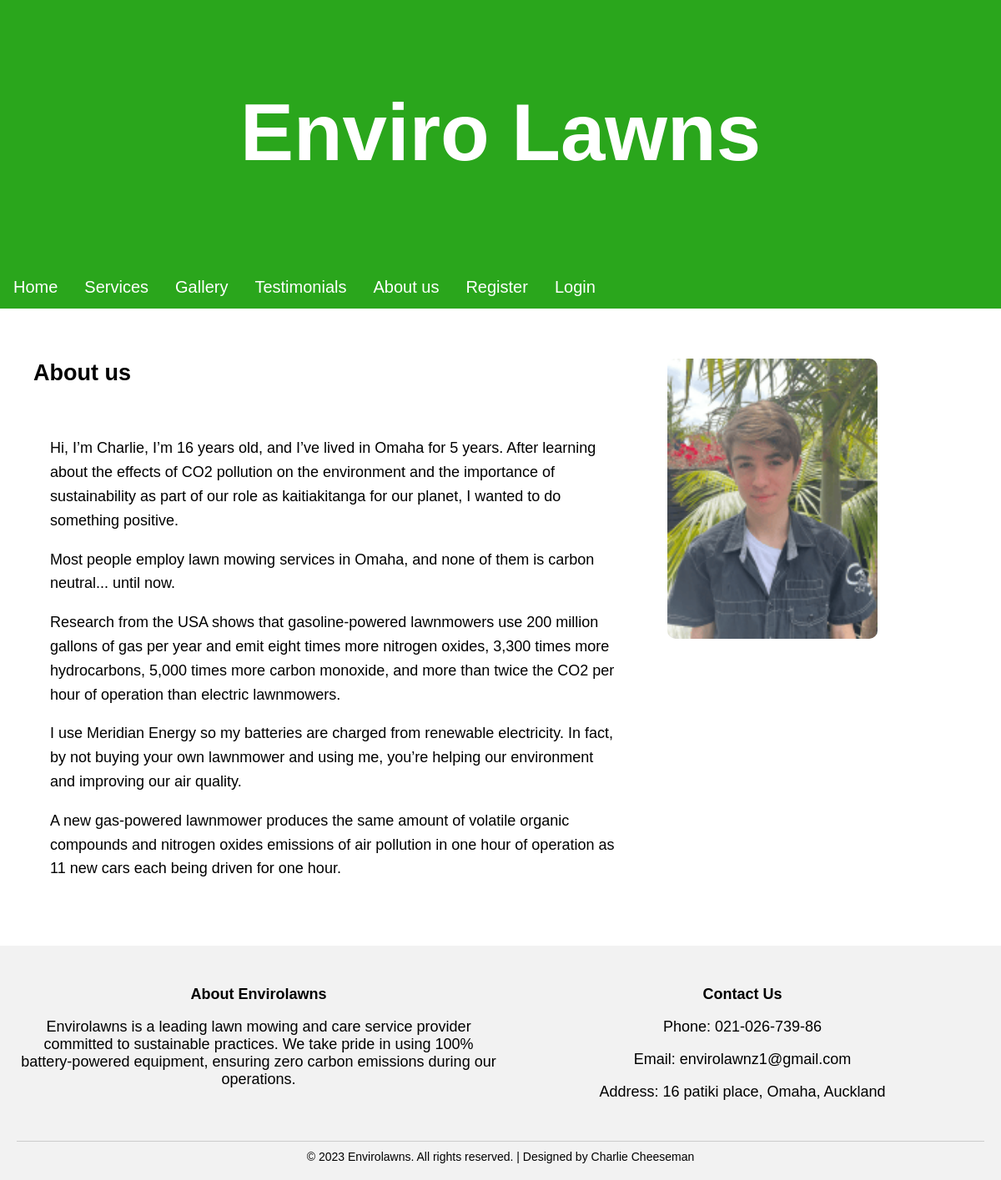
Page /about.php on the committed database.
### tables this page shows
CREATE TABLE `pages` (
  `id` int(11) NOT NULL,
  `title1` varchar(100) NOT NULL,
  `text1` text NOT NULL,
  `image1` varchar(50) NOT NULL
);

### about.php (the view, shortened to what this page needs)
<!DOCTYPE html>
<html lang="en">
<head>
    <link rel="stylesheet" type="text/css" href="css/style.css">
</head>
<body>
    <?php include("banner.php"); ?>
    <?php
        require_once 'setup.php';
        $sql = "SELECT * FROM pages where id = 1 ";
        $result = mysqli_query($conn, $sql);
        if (mysqli_num_rows($result) > 0) {
            $row = mysqli_fetch_assoc($result);
            $title1 = $row['title1'];
            $image1 = $row['image1'];
        }
    ?>
    <div class="gallery-container">
        <div class="text">
            <h2><?php echo $title1; ?></h2>
            <div class="about-content">
                <div class="about-section">
<p>Hi, I’m Charlie, I’m 16 years old, and I’ve lived in Omaha for 5 years. After learning about the effects of CO2 pollution on the environment and the importance of sustainability as part of our role as kaitiakitanga for our planet, I wanted to do something positive.</p>
<p>Most people employ lawn mowing services in Omaha, and none of them is carbon neutral... until now.</p>
<p>Research from the USA shows that gasoline-powered lawnmowers use 200 million gallons of gas per year and emit eight times more nitrogen oxides, 3,300 times more hydrocarbons, 5,000 times more carbon monoxide, and more than twice the CO2 per hour of operation than electric lawnmowers.</p>
<p>I use Meridian Energy so my batteries are charged from renewable electricity. In fact, by not buying your own lawnmower and using me, you’re helping our environment and improving our air quality.</p>
<p>A new gas-powered lawnmower produces the same amount of volatile organic compounds and nitrogen oxides emissions of air pollution in one hour of operation as 11 new cars each being driven for one hour.</p>
                </div>
            </div>
        </div>
        <div class="gallery">
            <img src="images/<?php echo $image1; ?>" alt="Profile Photo">
        </div>
    </div>
    <?php include("footer.php"); ?>
</body>
</html>

### css/style.css (style rules this page uses)
body { font-family:helvetica; font-size: 18px; padding: 50px; }
html { scroll-behavior:smooth; }
.about-content { padding: 20px; }
.about-section { max-width: 800px; margin: 0 auto; }
.about-section p { font-size: 18px; line-height: 1.6; }
.gallery-container { display: flex; flex-wrap: wrap; justify-content: space-between; max-width: 1200px; margin: 0 auto; padding: 20px; }
.gallery img { width: 100%; height: auto; border-radius: 10px; border: none; }
body { font-family: Arial, sans-serif; margin: 0; padding: 0; }
.gallery-container { display: flex; align-items: flex-start; }
.gallery { flex: 1; padding: 20px; }
.gallery img { max-width: 100%; height: auto; }
.text { flex: 2; padding: 20px; }
.about-content { margin-top: 20px; }

### about.php (style rules this page uses)
.gallery-container { display: flex; align-items: flex-start; }
.gallery { flex: 1; padding: 20px; margin-top: 20px; }
.gallery img { max-width: 70%; height: auto; display: block; }
.text { flex: 2; padding: 20px; }
.about-content { margin-top: 20px; }

### rows in the picture
pages: title1 "About us", image1 (picture)
